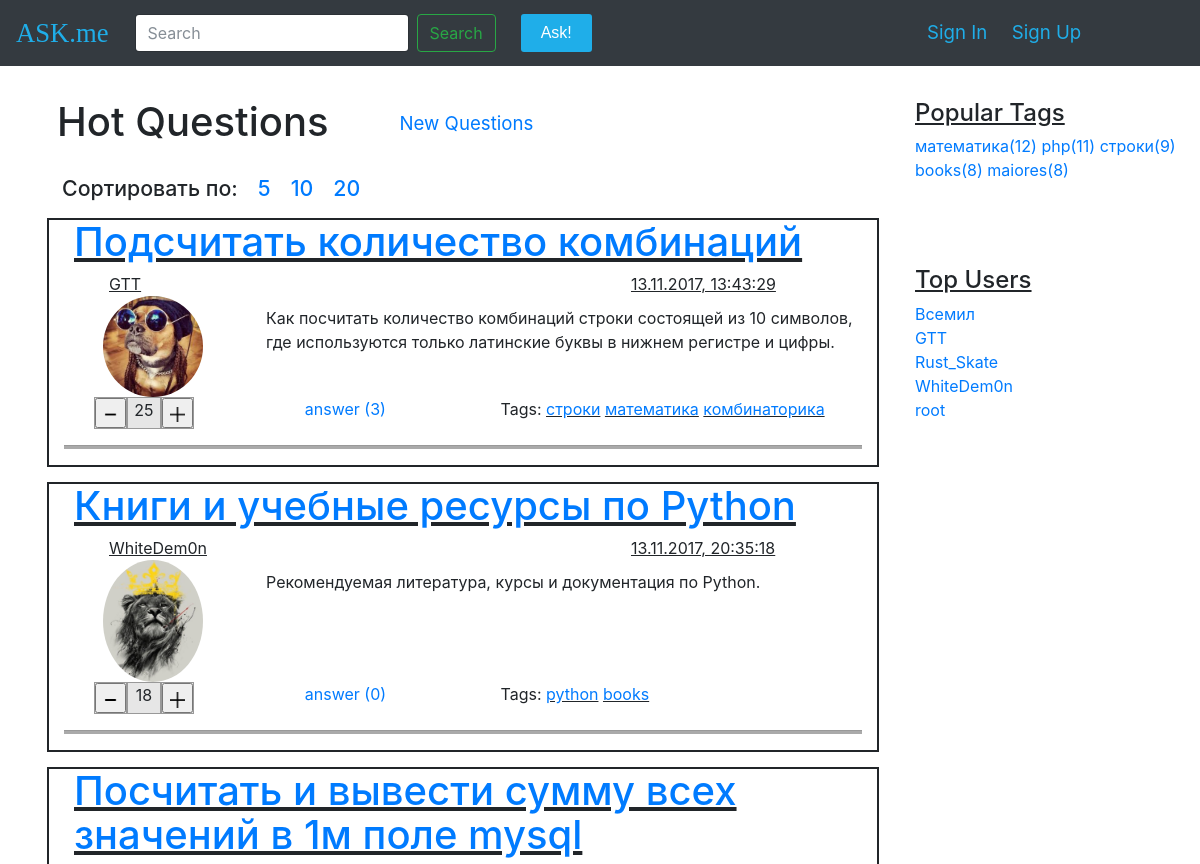
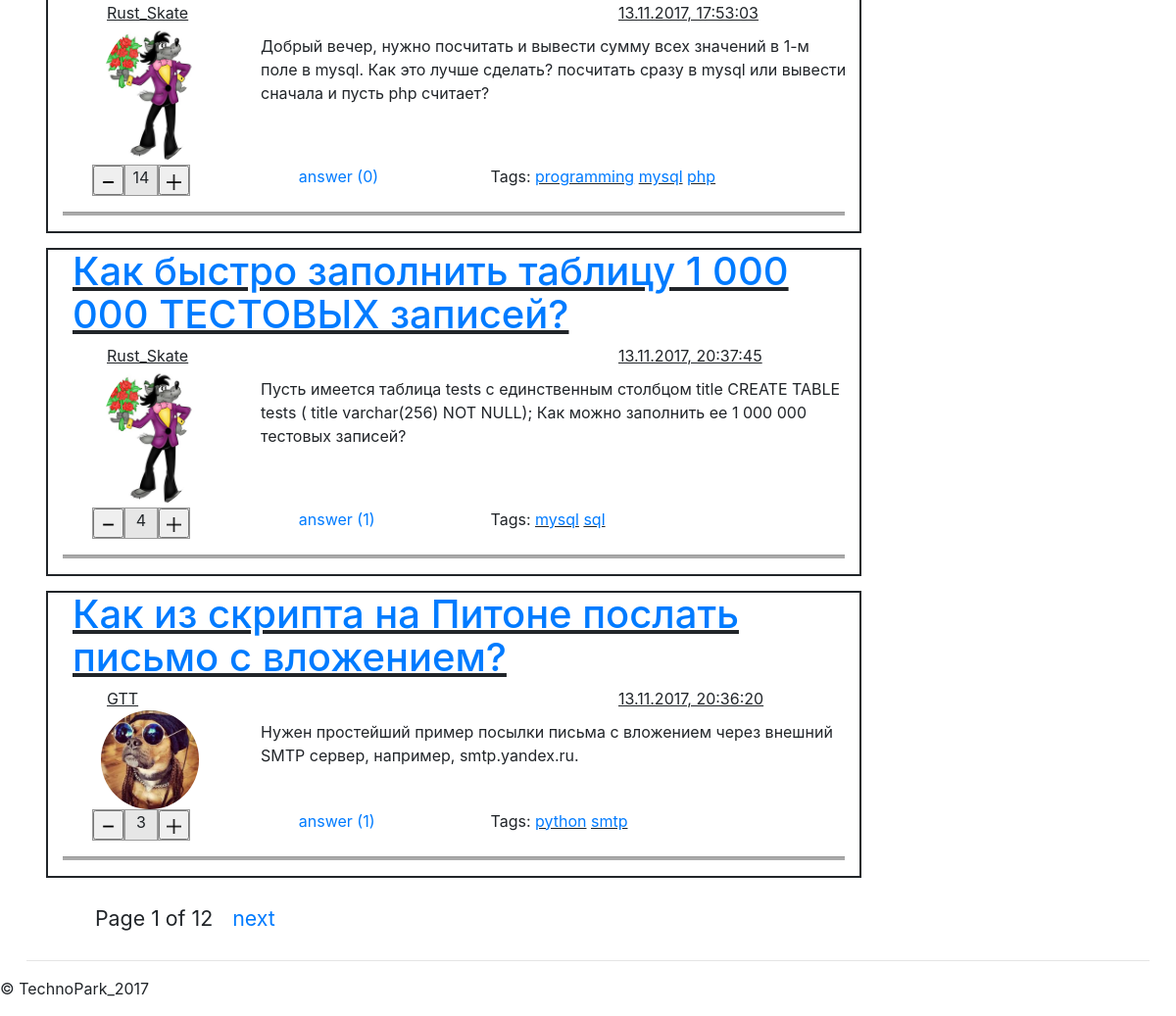
/hot/, run on the app's committed database (2 pictures, top to bottom).
### questions/models.py (models this page shows, shortened)
class Question(models.Model):
    author = models.ForeignKey(User)
    title = models.CharField(max_length=120, verbose_name=u"Заголовок вопроса")
    text = models.TextField(verbose_name=u"Полное описание вопроса")
    create_date = models.DateTimeField(default=datetime.now, verbose_name=u"Время создания вопроса")
    is_active = models.BooleanField(default=True, verbose_name=u"Доступность вопроса")
    tags = models.ManyToManyField(Tag, blank=True)
    category = models.ForeignKey(Category, blank=True)
    status = models.OneToOneField(Status)
    objects = QuestionManager()
    class Meta:
        ordering = ['-create_date']

class User(AbstractUser):
    upload = models.ImageField(default='static/img/ava.png', upload_to='%Y/%m/%d/', verbose_name=u"Аватар")
    rating = models.IntegerField(default=0, verbose_name=u"Рейтинг")
    objects = MyUserManager()

class Status(models.Model):
    viewsNum = models.IntegerField(default=0, verbose_name=u"Количество просмотров")
    likesNum = models.IntegerField(default=0, verbose_name=u"Количество лайков")

class Tag(models.Model):
    title = models.CharField(max_length=120, unique=True, verbose_name=u"Заголовок тега")
    objects = TagManager()

### questions/views.py (the view)
# urls.py: url(r'^hot/$', views.hot, name='hot'),
def hot(request):
    ctx = dict()
    qlist = Question.objects.top_questions()
    page_qlist, pageN = paginate(qlist, request)
    is_set_like(request)
    tag_list = get_top_tags()
    user_list = get_top_users()
    ctx['user_list'] = user_list
    ctx['questions'] = page_qlist
    ctx['page'] = pageN
    ctx['tag_list'] = tag_list
    return render(request, 'hot.html', ctx)

### questions/models.py (called while the page is built)
    def get_top_N(self,N):
        return self.order_by('-rating')[0:N]

    def top_questions(self):
        return self.filter(is_active=True).order_by('-status__likesNum')

    def get_top_N(self,N):
        return self.values('title').annotate(num_questions=Count('question')).order_by('-num_questions')[0:N]

### questions/views.py (called while the page is built, shortened)
def paginate(objects, request):
    limit = 5
    page_num = 1
    if request.method == 'GET':
        page_num = int(request.GET.get('page', 1))
        limit = int(request.GET.get('limit', 5))
    p = Paginator(objects, limit)
    p.limiturl = 'limit='+str(limit)
    try:
        pageN = p.page(page_num)
    except PageNotAnInteger:
        pageN = p.page(1)
    except EmptyPage:
        pageN = p.page(p.num_pages)
    object_page = pageN.object_list
    return object_page, pageN

def is_set_like(request):
    like = None
    if request.method == 'POST':
        like = request.POST.get('like')

def get_top_tags():
    return Tag.objects.get_top_N(5)

def get_top_users():
    return User.objects.get_top_N(5)

### questions/templates/hot.html (shortened to what this page needs)
{% extends "base.html" %}
{% block content %}
          <div class="row quest_head"><div class="col-md-5 col-sm-12">
            <h1>Hot Questions</h1></div>
            <div class="col-3 HotQ">
            <a href="{% url 'index' %}">New Questions</a>
          </div></div>
           <div class="row pages"> <h4>
                <ul>
                    <li>Сортировать по:</li>
                    <li><a href="{% url 'hot' %}?limit=5">5</a></li>
                    <li><a href="{% url 'hot' %}?limit=10">10</a></li>
                    <li><a href="{% url 'hot' %}?limit=20">20</a></li>
                </ul></h4>
            </div>
              {% for question in questions %}
                  {% include "question.html" %}
              {% endfor %}
          <div class="pages">
          <ul>
            <li>
                Page {{ page.number }} of {{ page.paginator.num_pages }}
            </li>
            <li>
              {% if page.has_next %}
                  <a href="{% url 'hot' %}?page={{ page.next_page_number }}&{{ page.paginator.limiturl }}">next</a>
              {% endif %}
            </li>
          </ul>
        </div>
{% endblock %}

### templates/base.html (shortened to what this page needs)
<!DOCTYPE html>
<html lang="en"><head><meta http-equiv="Content-Type" content="text/html; charset=UTF-8">
    <link href="/static/css/bootstrap/dist/css/bootstrap.min.css" rel="stylesheet">
    <link href="/static/css/my_style.css" rel="stylesheet">
  </head>
  <body>
    <nav class="navbar navbar-expand-md fixed-top navbar-dark bg-dark">
      <a class="navbar-brand" href="{% url 'index' %}">ASK.me</a>
      <div class="collapse navbar-collapse" id="navbarsExampleDefault">
        <ul class="navbar-nav mr-auto">
        <form class="form-inline my-2 my-lg-0 mySearch " action=" " method="GET">
          <input class="form-control mr-sm-2" type="text" placeholder="Search" aria-label="Search" name="search">
          <button class="btn btn-outline-success my-2 my-sm-0" type="submit">Search</button>
        </form>
        </ul>
        <ul class="navbar-nav mr-auto">
          <a href="{% url 'ask' %}" class="btn-ask">Ask!</a>
        </ul>
      </div>
        {% if user.is_authenticated %}
                <div class="col-md-4">
                    <img src="{{ request.user.upload.url }}" width="50" height="50" alt="ava" class="ava">
                    <a href="{% url 'userset' %}" class="myLogin">{{ request.user }}(settings)</a>
                    <a href="{% url 'logout' %}" class="myLogin">Exit</a>
                </div>
            {% else %}
      	        <div class="col-md-3 col-sm-5">
                 <a href="{% url 'signin' %}" class="myLogin">Sign In</a>
                <a href="{% url 'signup' %}" class="myLogin">Sign Up</a>
            {% endif %}
      	</div>
    </nav>
    <main role="main" class="container-fluid mymarg">
      <div class="row row-offcanvas row-offcanvas-right">
        <div class="col-9">
          {% block content %} {% endblock %}
        </div>
		<aside class="col-3 ml-sm-auto blog-sidebar">
          <div class="sidebar-module">
            <u><h4>Popular Tags</h4></u>
            <div>
                {% for tagg in tag_list %}
                    <a href="{% url 'tag_detail' tagg.title %}" class="otherPlace">{{ tagg.title }}({{ tagg.num_questions }}) </a>
                {% endfor %}
            </div>
          </div>
          <div class="sidebar-module mymarg">
            <u><h4>Top Users</h4></u>
            <ol class="list-unstyled">
                {% for user in user_list %}
                    <li><a href="#">{{ user.username }}</a></li>
                {% endfor %}
            </ol>
          </div>
        </aside>
      </div>
      <hr>
    </main>
      <footer>
        <p>© TechnoPark_2017</p>
      </footer>
  </body></html>

### questions/templates/question.html (shortened to what this page needs)
          <article class="lmarg20">
            <header>
              <h1><u><a href="{% url 'question_detail' question.id %}">{{ question.title }}</a></u></h1>
            </header>
            <div class="row " style="margin-left: 30px">
                <div class="col-md-8 col-sm-12"><u>
                    {{ question.author.username }}</u>
                </div>
                <div class="col-md-4 col-sm-12"><u>
                    {{ question.create_date|date:"d.m.Y, H:i:s" }}</u>
                </div>
            </div>
            <div class="row">
              <div class='col-md-3 col-sm-12 quest_img'>
                  <img src="{{ question.author.upload.url }}">
              </div>
              <div class='col-md-9 col-sm-12 quest_text'>
                {{ question.text }}
              </div>
            </div>
            <div class="foot">
              <div class="quest_foot">
               <div class="row" style="margin-left: 30px">
                  <div class="col-md-3 col-sm-12 ">
                    <form action=" " method="POST">
                      <div class="row rating">
                       <div class="col-4 ratCell"><button name="like" value="m"><img src="/static/img/minus.ico" width="100%"></button></div>
                       <div class="col-4 ratCell">{{ question.status.likesNum }}</div>
                       <div class="col-4 ratCell"><button name="like" value="p"><img src="/static/img/plus.ico" width="100%"></button></div>
                      </div>
                    </form>
                  </div>
                  <div class="col-md-3 col-sm-12"><a href="#">answer ({{ question.answer_set.all.count }})</a></div>
                 <div class="col-md-6 col-sm-12">Tags:
                    {% for tag in question.tags.all %}
                        <u><a href="{% url 'tag_detail' tag.title %}">{{ tag.title }}</a></u>
                    {% endfor %}
                 </div>
                </div>
              </div>
            </div>
            <hr>
          </article>

### static/css/my_style.css (style rules this page uses)
.mr-auto { margin-right: 25px !important; }
.btn-ask { padding: 7px 20px 7px 20px; background: #1FAEE9; font-family: "Arial"; color: #ffffff; border-radius: 3px; text-decoration: none; }
a.btn-ask:active, a.btn-ask { text-decoration: none; }
a.navbar-brand { font-family: "Сomic Sans MS"; font-size: 20pt; color: #1FAEE9 !important; }
form.mySearch { margin-left: 10px; }
.mymarg { margin-top: 85px; }
a.otherPlace { color: blue font-size: 16px; }
main.container-fluid { width: 98%; }
a.myLogin { font-size: 14pt; color: #1FAEE9; margin-left: 20px; }
.lmarg20 { padding-left: 15px; padding-right: 15px; margin-left: 20px; margin-bottom: 15px; border-style: solid; border-width: 2px; }
.lmarg20 hr { height: 3px; width: 100%; background-color: #AAA; }
.lmarg20 h1 { margin-left: 10px; }
div.quest_text { padding: 10px; }
div.quest_img { min-height: 100px; }
.quest_img img { display: block; width: 100px; border-radius: 100%; margin: auto; left: 0; top: 0; bottom: 0; right: 0; }
div.rating { width: 100px; background: #e6e6e6; margin-right: 20px; }
div.ratCell { border: 1px solid #999999; text-align: center; padding-left: 0; padding-right: 0; }
.HotQ { padding-top: 10px; font-size: 14pt; }
div.quest_head { margin: 15px; }
.blog-sidebar { position: fixed; top: 100px; right: 0px; }
div.pages li { margin: 10px; font-size: 16pt; display: block; float: left; list-style-type: none; }

### data on the page
Question: title "Подсчитать количество комбинаций", author.username "GTT", create_date "13.11.2017, 13:43:29", author.upload (picture), text "Как посчитать количество комбинаций строки состоящей из 10 символов, где используются только латинские буквы в нижнем регистре и цифры.", status.likesNum "25", answer_set.all.count "3"
Tag: title "строки"
Tag: title "математика"
Tag: title "комбинаторика"
Question: title "Книги и учебные ресурсы по Python", author.username "WhiteDem0n", create_date "13.11.2017, 20:35:18", author.upload (picture), text "Рекомендуемая литература, курсы и документация по Python.", status.likesNum "18", answer_set.all.count "0"
Tag: title "python"
Tag: title "books"
Question: title "Посчитать и вывести сумму всех значений в 1м поле mysql", author.username "Rust_Skate", create_date "13.11.2017, 17:53:03", author.upload (picture), text "Добрый вечер, нужно посчитать и вывести сумму всех значений в 1-м поле в mysql. Как это лучше сделать? посчитать сразу в mysql или вывести сначала и пусть php считает?", status.likesNum "14", answer_set.all.count "0"
Tag: title "programming"
Tag: title "mysql"
Tag: title "php"
Question: title "Как быстро заполнить таблицу 1 000 000 ТЕСТОВЫХ записей?", author.username "Rust_Skate", create_date "13.11.2017, 20:37:45", author.upload (picture), text "Пусть имеется таблица tests с единственным столбцом title CREATE TABLE tests ( title varchar(256) NOT NULL); Как можно заполнить ее 1 000 000 тестовых записей?", status.likesNum "4", answer_set.all.count "1"
Tag: title "sql"
Question: title "Как из скрипта на Питоне послать письмо с вложением?", author.username "GTT", create_date "13.11.2017, 20:36:20", author.upload (picture), text "Нужен простейший пример посылки письма с вложением через внешний SMTP сервер, например, smtp.yandex.ru.", status.likesNum "3", answer_set.all.count "1"
Tag: title "smtp"
User: username "Всемил"
User: username "GTT"
User: username "Rust_Skate"
User: username "WhiteDem0n"
User: username "root"

### other printed values
{{ page.number }} "1"
{{ page.paginator.num_pages }} "12"
{{ tagg.title }} "математика" "php" "строки" "books" "maiores"
{{ tagg.num_questions }} "12" "11" "9" "8" "8"
